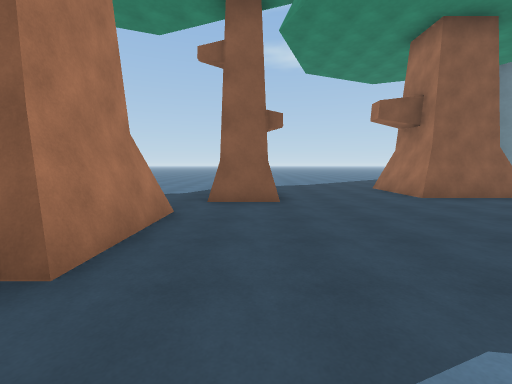
View 1 (above)

21 first-person views from a walk through a scene from a Unity 3-D project. The camera is 1.5 m above the floor, tilts 6° down and sees 90° across. The floor is counted in squares, 2 m on a side. Each view is taken from the middle of a square. On the plan, view 1 faces up. The plan holds only what a view shows up to about 9 squares ahead; the rest is blank. The place goes on beyond the plan. Surface patterns are stand-ins for the level's own textures.

View 2
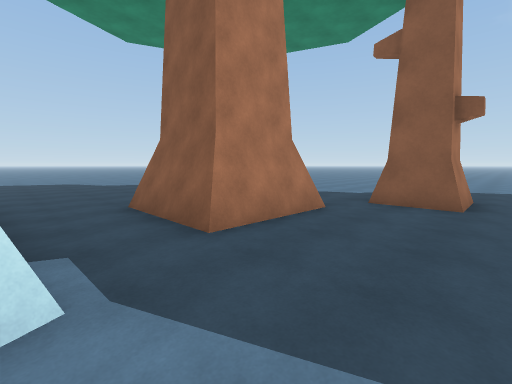

View 3
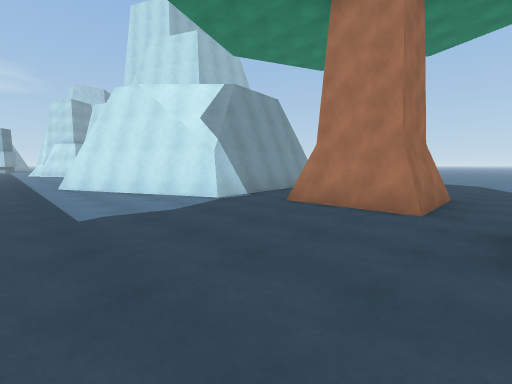

View 4
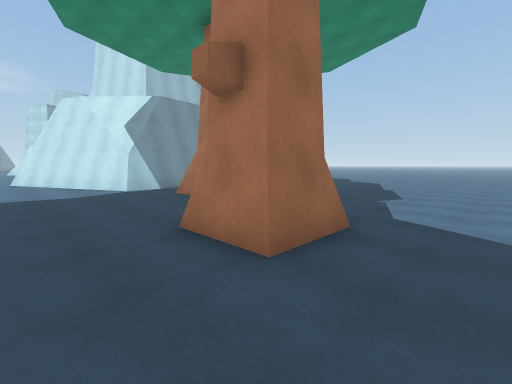

View 5
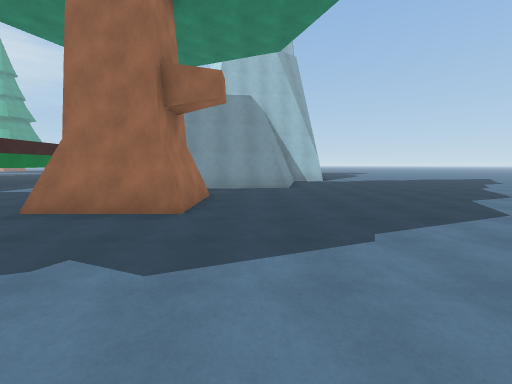

View 6
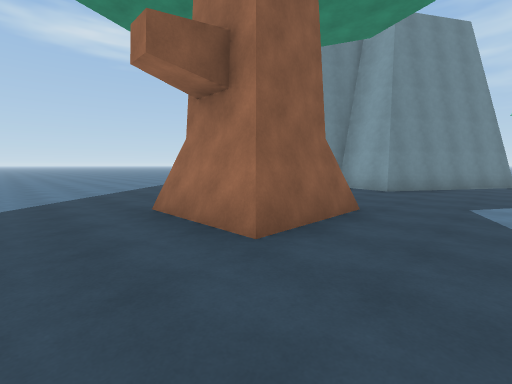

View 7
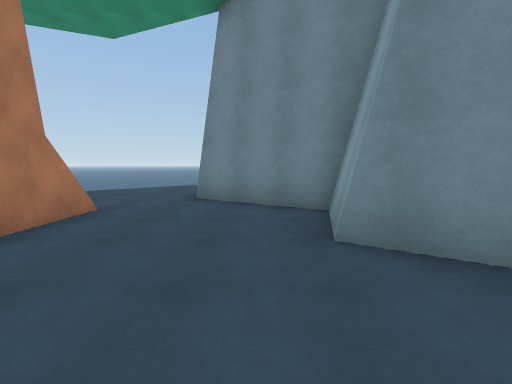

View 8
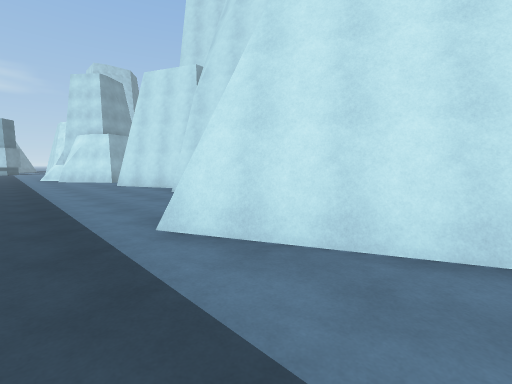

View 9
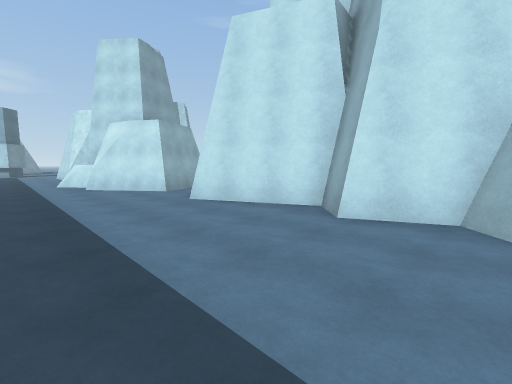

View 10
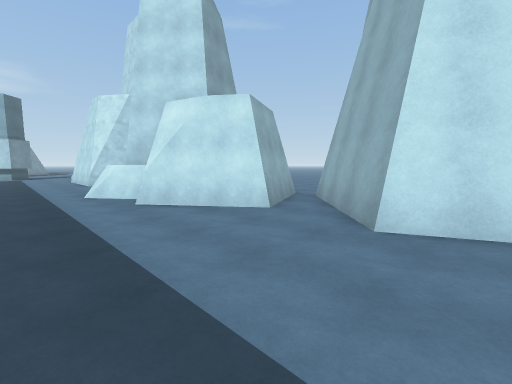

View 11
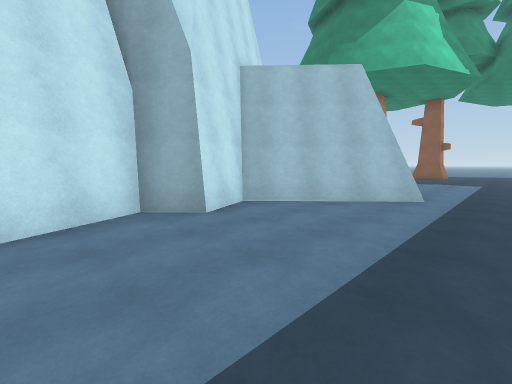

View 12
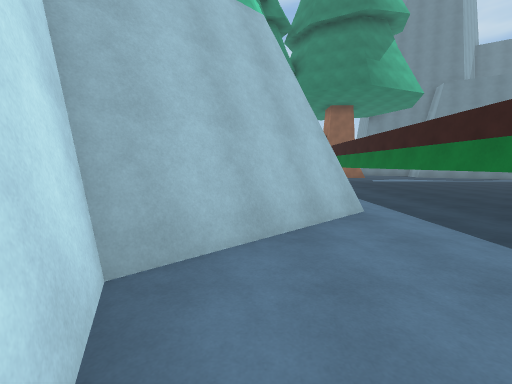

View 13
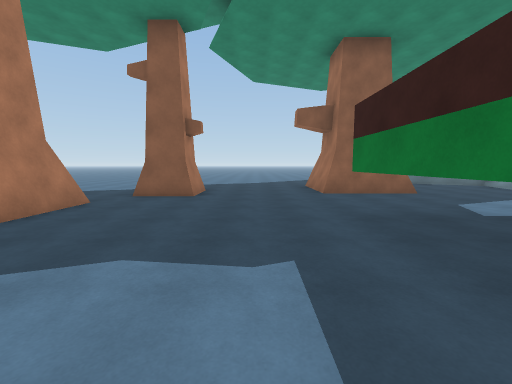

View 14
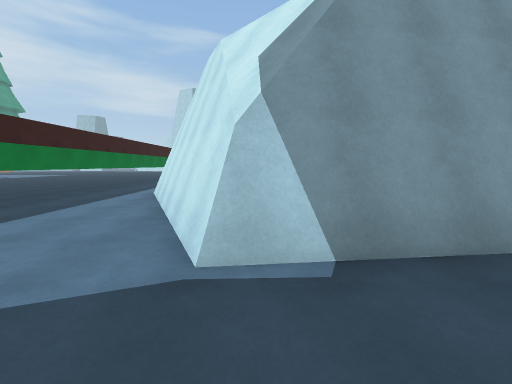

View 15
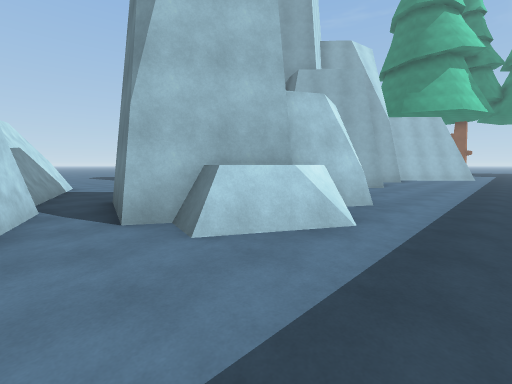

View 16
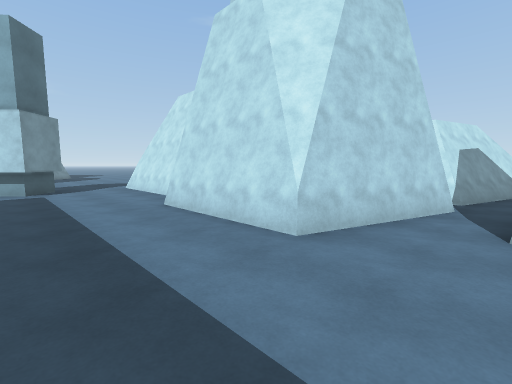

View 17
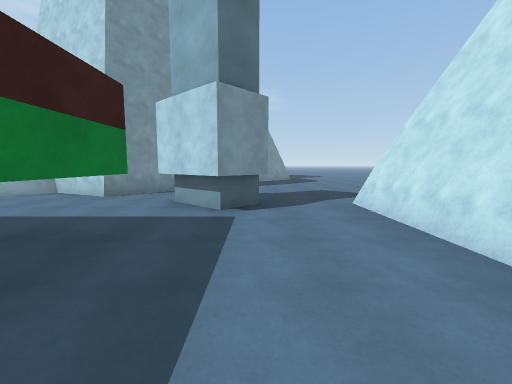

View 18
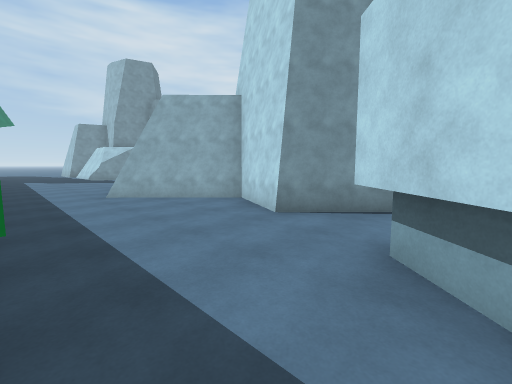

View 19
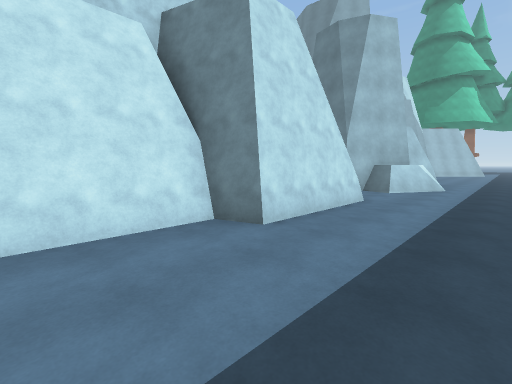

View 20
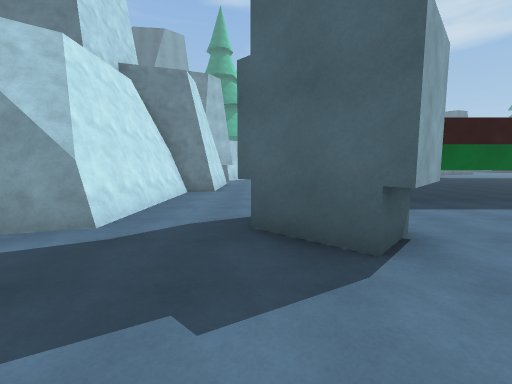

View 21
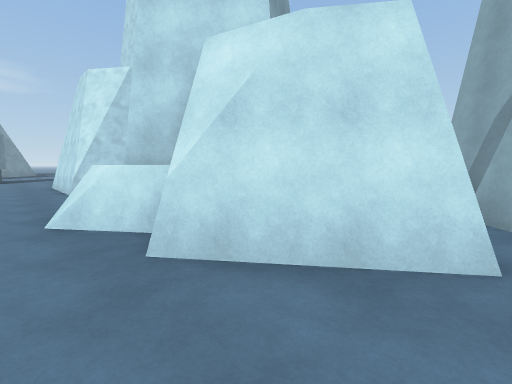

### Floor plan
Points are (right, up) in squares from view 1. A wall is a line through its corners. A room is listed if a view was taken in it or the views show most of it. See-through windows are left out.
Room 1 (views 1, 2, 3, 4, 5, 6, 8, 13, 14)
walls: (-1.5, 1.7) (-3.5, 1.7); (-3.5, 4) (-1.5, 4); (-3.5, 3.8) (-1.5, 3.8) (-1.5, 1.9) (-3.5, 1.9); (-0.5, -0.1) (0.7, -2.8); (3.9, 5.9) (3.9, 8.4); (-5.8, -0.8) (-0.7, -0.2) (0.6, -3); (-6.1, -0.6) (-0.8, 0); (6.4, 5.9) (4.1, 5.9) (4.1, 8); (3.5, -2.5) (3.5, 3)
ways out: opening at (6.5, 4.5) to room 2; opening at (2.5, -2) to room 3
objects: tree (-1, 6) to (0, 6)
Room 2 (view 7)
walls: (6, 8) (6, 7); (6.2, 8.4) (6.2, 6.6); (14, 4) (9.9, 6.5) (10.3, 8.2) (9.9, 8.5)
ways out: opening at (6.5, 4.5) to room 1
Room 3 (views 9, 10, 11, 12, 21)
walls: (3.5, -7) (3.5, -2.5); (-0.3, -14.4) (1, -16.1); (1.5, -5) (-1.1, -7.3); (0.6, -3) (1.4, -4.8) (-1.2, -7.1) (-0.5, -8.7) (-1.3, -9.4) (-0.1, -12) (-2.6, -14.3); (0.7, -2.8) (1.5, -4.6)
ways out: opening at (2.5, -2) to room 1; opening at (2.5, -15) to room 4
Room 4 (views 15, 16, 17, 18, 19)
walls: (0.7, -24.6) (-0.2, -24.9) (-0.2, -28.8); (0.5, -19.4) (-0.1, -19.2); (0, -24.8) (0, -28.7); (-2.2, -20.7) (0.5, -21.6); (0.5, -16.9) (1.1, -17.6) (1.1, -18.2) (0.5, -19.2) (-0.1, -19.1); (3.5, -27.1) (3.5, -25.5); (0.7, -16.8) (1.5, -17.9) (0.8, -19.3); (1, -16.1) (0.2, -17.4) (0.7, -18) (-0.5, -19.9); (1.8, -28.8) (2.6, -27.9); (1.9, -29) (2.6, -28.2)
low walls: (1.3, -17.6) (1.4, -18.2)
ways out: opening at (2.5, -15) to room 3; opening at (1, -29) to room 5; gap at (-1, -20)
Room 5 (view 20)
walls: (-0.2, -29) (-0.9, -29.2); (-0.2, -28.8) (-1, -29); (3.2, -30.1) (1.8, -28.8)
ways out: opening at (1, -29) to room 4; opening at (3, -31)

Where each view was taken, in squares from view 1:
view 1: 0 up, 0 right, facing up
view 2: 0 up, 1 right, facing up-left
view 3: 5 up, 3 right, facing down-left
view 4: 8 up, 2 right, facing down-left
view 5: 8 up, 5 left, facing down
view 6: 4 up, 2 right, facing up-right
view 7: 4 up, 9 right, facing up
view 8: 2 down, 3 right, facing down-left
view 9: 7 down, 3 right, facing down-left
view 10: 11 down, 3 right, facing down-left
view 11: 11 down, 3 right, facing up-left
view 12: 9 down, 0 right, facing up
view 13: 1 down, 2 right, facing up
view 14: 2 up, 1 left, facing down
view 15: 21 down, 3 right, facing up-left
view 16: 20 down, 3 right, facing down-left
view 17: 24 down, 2 right, facing down
view 18: 27 down, 3 right, facing down-right
view 19: 27 down, 3 right, facing up-left
view 20: 32 down, 2 right, facing up
view 21: 14 down, 2 right, facing down-left
